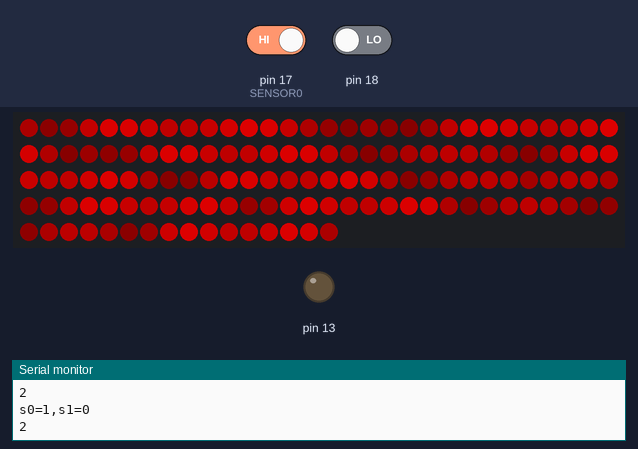
This sketch was run on a simulated Arduino Mega 2560, built with avr-gcc and run on an emulated ATmega2560. Parts: 136 RGB LEDs in strip order, left to right, continuing on the next row, output pins drawn as LEDs (lit = HIGH), the last lines printed to the serial monitor. The test bench sets the inputs (shaded band); at power-on: pin 18 LOW, pin 17 (SENSOR0) HIGH. Dim RGB values are drawn brighter than linear.

Above: at 1.7 s.
1.8 s: pin 18 driven HIGH
At 2.25 s:
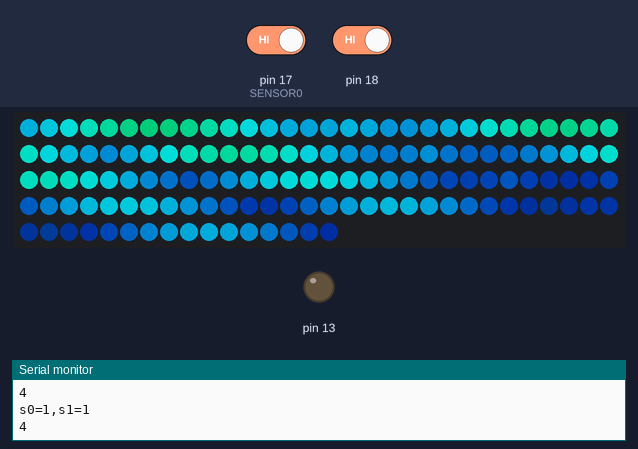
3.8 s: pin 17 (SENSOR0) driven LOW
5.5 s: pin 17 (SENSOR0) driven HIGH
At 5.95 s:
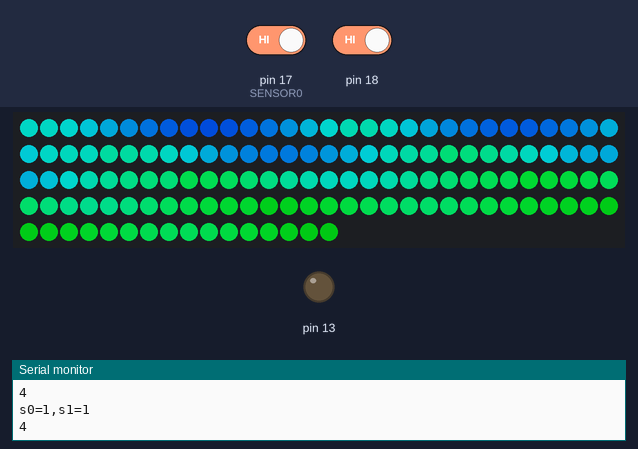
8.1 s: pin 18 driven LOW
9.8 s: pin 17 (SENSOR0) driven LOW
At 10.9 s:
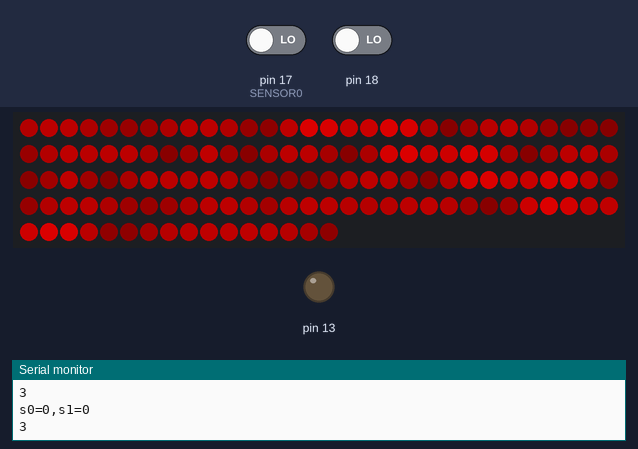
11.4 s: pin 18 driven HIGH
Timing chart, 0 to 13.9 s (numbered marks = the images above; inputs shaded):
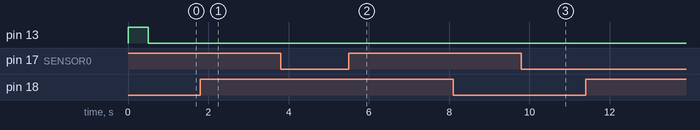

The sketch:

MonolithDemo.ino
```cpp
// This sketch can genereate Plasma to the SD card if pin 2 is held low
//Otherwise it will play from the SD card.

#include <Adafruit_NeoPixel.h>

float movement = 0;
float movementFactor = 0.093;

float brightness = 160;
float size = 10;
float worldWidth = 20;
float worldHeight = 40;
int ledFactor = 4; //add spacing to leds. higher = finer

int minShade = -112;
int maxShade = 112;
float shade = 0.1;
int circleLoc[2];
boolean circle = false;


//unsigned long generateFrames = 100000;

//LED STRIP
const int DATAPIN = 14;
//const int LEDCOUNT = 470;//vest
const int LEDCOUNT = 136;
//const int LEDCOUNT = 111;
Adafruit_NeoPixel strip = Adafruit_NeoPixel(LEDCOUNT, DATAPIN, NEO_GRB + NEO_KHZ800);


//Optimization Mathematics
float  sinShadePiRed, sinShadePiGreen, sinShadePiBlue = 0.0;
float cx = 20;
float cy = 10;
float dist = 0;
int r,g,b;
uint32_t col = 0;

int sensors[2];

class LED
{
public:
      int x;
      int y;
      LED(int _x, int _y)
      {
        x=_x;
        y=_y;
      }
 };


LED leds[LEDCOUNT] =
{
LED(0,0),LED(0,1),LED(0,2),LED(0,3),LED(0,4),LED(0,5),LED(0,6),LED(0,7),
LED(0,8),LED(0,9),LED(0,10),LED(0,11),LED(0,12),LED(0,13),LED(0,14),LED(0,15),
LED(0,16),LED(1,16),LED(1,15),LED(1,14),LED(1,13),LED(1,12),LED(1,11),LED(1,10),
LED(1,9),LED(1,8),LED(1,7),LED(1,6),LED(1,5),LED(1,4),LED(1,3),LED(1,2),LED(1,1),
LED(1,0),LED(2,0),LED(2,1),LED(2,2),LED(2,3),LED(2,4),LED(2,5),LED(2,6),LED(2,7),
LED(2,8),LED(2,9),LED(2,10),LED(2,11),LED(2,12),LED(2,13),LED(2,14),LED(2,15),LED(2,16),
LED(3,16),LED(3,15),LED(3,14),LED(3,13),LED(3,12),LED(3,11),LED(3,10),LED(3,9),
LED(3,8),LED(3,7),LED(3,6),LED(3,5),LED(3,4),LED(3,3),LED(3,2),LED(3,1),
LED(3,0),LED(4,0),LED(4,1),LED(4,2),LED(4,3),LED(4,4),LED(4,5),LED(4,6),
LED(4,7),LED(4,8),LED(4,9),LED(4,10),LED(4,11),LED(4,12),LED(4,13),LED(4,14),
LED(4,15),LED(4,16),LED(5,16),LED(5,15),LED(5,14),LED(5,13),LED(5,12),LED(5,11),
LED(5,10),LED(5,9),LED(5,8),LED(5,7),LED(5,6),LED(5,5),LED(5,4),LED(5,3),LED(5,2),
LED(5,1),LED(5,0),LED(6,0),LED(6,1),LED(6,2),LED(6,3),LED(6,4),LED(6,5),
LED(6,6),LED(6,7),LED(6,8),LED(6,9),LED(6,10),LED(6,11),LED(6,12),LED(6,13),
LED(6,14),LED(6,15),LED(6,16),LED(7,16),LED(7,15),LED(7,14),LED(7,13),LED(7,12),LED(7,11),LED(7,10),LED(7,9),LED(7,8),LED(7,7),LED(7,6),LED(7,5),LED(7,4),
LED(7,3),LED(7,2),LED(7,1),LED(7,0)
};

int SENSOR0 = 17;
int SENSOR1 = 23;

void setup()
{
  Serial.begin(115200);
  strip.begin();
  pinMode(13,OUTPUT);

  pinMode(SENSOR0,INPUT);
  pinMode(SENSOR1,INPUT);
  digitalWrite(SENSOR0, HIGH);
  digitalWrite(SENSOR1, HIGH);

  FlashLed(500);

}

void loop()
{
 ReadSensors();
 DecidePlasma();
 Plasma();
 FlashLed(1);
}

void DecidePlasma()
{

   if(sensors[0] == LOW && sensors[1] == HIGH)
  {
    Serial.println("1");
    circleLoc[0] = worldWidth;
    circleLoc[1] = worldHeight;
    circle = true;

  }
  else  if(sensors[0] == HIGH && sensors[1] == LOW)
  {
    Serial.println("2");
    circleLoc[0] = worldWidth*2;
    circleLoc[1] = worldHeight*2;
    circle = true;
  }
  else if(sensors[0] == LOW && sensors[1] == LOW)
  {
    Serial.println("3");
    circleLoc[0] = worldWidth/2;
    circleLoc[1] = worldHeight/2;
    circle = true;
  }
  else
  {
    Serial.println("4");
    circle = false;
  }

}

void Plasma()
{

  for(int i = 0; i<LEDCOUNT; i++)
  {
    //get the xy co-ordinates and spread out by factor.
    LED c = leds[i];
    c.x*=ledFactor;
    c.y*=ledFactor;

    if(circle)
    {
      shade = SinCircleHover(c.x,c.y, size);
    }
    else
    {
    shade = (SinVerticle(c.x,c.y,size) //42ms
             + SinRotating(c.x,c.y,size)  //91ms
             + SinCircle(c.x,c.y, size))/3; //120ms
             //250ms
    }

    //Optimization Mathematics
    sinShadePiRed = sin(shade*PI)*100; //21ms
    //sinShadePiGreen = sin(shade*PI+2)*100; //36ms
   // sinShadePiBlue = sin(shade*PI+4)*100; //42ms


 if(circle)
 {

    //g = map( sinShadePiGreen, minShade, maxShade, 0, brightness);//2ms
    r = map( sinShadePiRed, minShade, maxShade, 0, brightness);//2ms
     g = 0;
     b=0;
 }
 else
 {
    //r = map( sinShadePiRed, minShade, maxShade, 0, brightness);//2ms
  r=0;
    //r = map( sin(shade*PI)*100, minShade, maxShade, 0, brightness);
    g = map( sin(shade*PI+2*PI*sin(movement/23))*100, minShade, maxShade, 0, brightness);
    b = map( sin(shade*PI+4*PI*sin(movement/20))*100, minShade, maxShade, 0, brightness);
  }

    strip.setPixelColor(i,Color(r,g,b));//0.5ms


    }

    movement+=movementFactor;
    strip.show();

    //self correct mapping values to use maximum led resolution
    //if(sinShadePiRed < minShade) minShade = sinShadePiRed;
    //if(sinShadePiRed > maxShade) maxShade = sinShadePiRed;

    //Serial.println(minShade);
    //show the last frame/pixel
    /*
    Serial.print("Shade="); Serial.println(shade);
    Serial.print("r="); Serial.print(r); Serial.print("From="); Serial.println(sinShadePiRed);
    Serial.print("g="); Serial.print(g); Serial.print("From="); Serial.println(sinShadePiGreen);
    Serial.print("b="); Serial.print(b); Serial.print("From="); Serial.println(sinShadePiBlue);
    Serial.println();
    */
    //Serial.println(millis());
}

float SinVerticle(float x, float y, float s)
{
  return sin(x / s + movement);
}

float SinRotating(float x, float y, float s)
{
  return sin(  (x * sin(movement/33 ) + y * cos(movement/22) )  /size) ;
}

float SinCircle(float x, float y, float s)
{
  cx = worldWidth * sin(movement/10)*ledFactor;
  cy = worldHeight * cos(movement/10)*ledFactor;

  dist = sqrt(sq(cy-y) + sq(cx-x));
  return sin((dist/s ) + movement );
}

float SinCircleHover(float x, float y, float s)
{
  cx = circleLoc[0];
  cy = circleLoc[1];

  dist = sqrt(sq(cy-y) + sq(cx-x));
  return sin((dist/s ) + movement );
}

// Create a 24 bit color value from R,G,B
uint32_t Color(byte r, byte g, byte b)
{
  uint32_t c;
  c = r;
  c <<= 8;
  c |= g;
  c <<= 8;
  c |= b;
  return c;
}

void ReadSensors()
{
  sensors[0] = digitalRead(17);
  sensors[1] = digitalRead(18);

    Serial.print("s0="); Serial.print(sensors[0]);
  Serial.print(",s1="); Serial.println(sensors[1]);

}

void FlashLed(int wait)
{
      digitalWrite(13, HIGH);
      delay(wait);
      digitalWrite(13, LOW);
}
```

LED.ino
```cpp
////each line is a vertical on the vest
//LED leds[LEDCOUNT] =
//{
// //Front Right
// LED(0,1), LED(0, 2), LED(0,3), LED(0,4), LED(0,5), LED(0,6), LED(0,7), LED(0,8), LED(0,9), LED(0,10), //9
// LED(1, 13),LED(1,12),LED(1,11),LED(1,10),LED(1,9),LED(1,8),LED(1,7),LED(1,6),LED(1,5),LED(1,4),LED(1,3),LED(1,2),LED(1,1),LED(1,0), //14
// LED(2,0),LED(2,1), LED(2, 2), LED(2,3), LED(2,4), LED(2,5), LED(2,6), LED(2,7), LED(2,8), LED(2,9), LED(2,10),LED(2,11),LED(2,12),LED(2,13),LED(2,14),LED(2,15),//16
//
// LED(3, 17),LED(3, 16),LED(3, 15),LED(3, 14),LED(3, 13),LED(3,12),LED(3,11),LED(3,10),LED(3,9),LED(3,8),LED(3,7),LED(3,6),LED(3,5),LED(3,4),LED(3,3),LED(3,2),LED(3,1),LED(3,0),//18
// LED(4,0),LED(4,1), LED(4, 2), LED(4,3), LED(4,4), LED(4,5), LED(4,6), LED(4,7), LED(4,8), LED(4,9), LED(4,10),LED(4,11),LED(4,12),LED(4,13),LED(4,14),LED(4,15),LED(4,16),LED(4,17),//18
// LED(5, 17),LED(5, 16),LED(5, 15),LED(5, 14),LED(5, 13),LED(5,12),LED(5,11),LED(5,10),LED(5,9),LED(5,8),LED(5,7),LED(5,6),LED(5,5),LED(5,4),LED(5,3),LED(5,2),LED(5,1),LED(5,0),//18
// LED(6,1), LED(6, 2), LED(6,3), LED(6,4), LED(6,5), LED(6,6), LED(6,7), LED(6,8), LED(6,9), //9
// LED(7,8),LED(7,7),LED(7,6),LED(7,5),LED(7,4),LED(7,3),LED(7,2),LED(7,1),//8
//
// //BACK
// LED(8,1), LED(8, 2), LED(8,3), LED(8,4), LED(8,5), LED(8,6), LED(8,7), LED(8,8),
// LED(9,9),LED(9,8),LED(9,7),LED(9,6),LED(9,5),LED(9,4),LED(9,3),LED(9,2),LED(9,1),
// LED(10,1), LED(10, 2), LED(10,3), LED(10,4), LED(10,5), LED(10,6), LED(10,7), LED(10,8), LED(10,9),LED(10,10),LED(10,11),
//
// LED(11, 18), LED(11, 17),LED(11, 16),LED(11, 15),LED(11, 14),LED(11, 13),LED(11,12),LED(11,11),LED(11,10),LED(11,9),LED(11,8),LED(11,7),LED(11,6),LED(11,5),LED(11,4),LED(11,3),LED(11,2),LED(11,1),
// LED(12,1), LED(12, 2), LED(12,3), LED(12,4), LED(12,5), LED(12,6), LED(12,7), LED(12,8), LED(12,9),LED(12,10),LED(12,11),LED(12,12), LED(12,13), LED(12,14), LED(12,15),LED(12,16),LED(12,17),LED(12,18),
// LED(13, 18),LED(13, 17),LED(13, 16),LED(13, 15),LED(13, 14),LED(13, 13),LED(13,12),LED(13,11),LED(13,10),LED(13,9),LED(13,8),LED(13,7),LED(13,6),LED(13,5),LED(13,4),LED(13,3),LED(13,2),LED(13,1),
//
// LED(14,1), LED(14, 2), LED(14,3), LED(14,4), LED(14,5), LED(14,6), LED(14,7), LED(14,8), LED(14,9),LED(14,10),LED(14,11),LED(14,12), LED(14,13), LED(14,14), LED(14,15),LED(14,16),LED(14,17),
// LED(15, 17),LED(15, 16),LED(15, 15),LED(15, 14),LED(15, 13),LED(15,12),LED(15,11),LED(15,10),LED(15,9),LED(15,8),LED(15,7),LED(15,6),LED(15,5),LED(15,4),LED(15,3),LED(15,2),LED(15,1),
// LED(16,1), LED(16, 2), LED(16,3), LED(16,4), LED(16,5), LED(16,6), LED(16,7), LED(16,8), LED(16,9),LED(16,10),LED(16,11),LED(16,12), LED(16,13), LED(16,14), LED(16,15),LED(16,16),LED(16,17),
// LED(17, 17),LED(17, 16),LED(17, 15),LED(17, 14),LED(17, 13),LED(17,12),LED(17,11),LED(17,10),LED(17,9),LED(17,8),LED(17,7),LED(17,6),LED(17,5),LED(17,4),LED(17,3),LED(17,2),LED(17,1),
// LED(18,1), LED(18, 2), LED(18,3), LED(18,4), LED(18,5), LED(18,6), LED(18,7), LED(18,8), LED(18,9),LED(18,10),LED(18,11),LED(18,12), LED(18,13), LED(18,14), LED(18,15),LED(18,16),LED(18,17),
//
// LED(19, 18), LED(19, 17),LED(19, 16),LED(19, 15),LED(19, 14),LED(19, 13),LED(19,12),LED(19,11),LED(19,10),LED(19,9),LED(19,8),LED(19,7),LED(19,6),LED(19,5),LED(19,4),LED(19,3),LED(19,2),LED(19,1),
// LED(20,1), LED(20, 2), LED(20,3), LED(20,4), LED(20,5), LED(20,6), LED(20,7), LED(20,8), LED(20,9),LED(20,10),LED(20,11),LED(20,12), LED(20,13), LED(20,14), LED(20,15),LED(20,16),LED(20,17),LED(20,18),
// LED(21, 18),LED(21, 17),LED(21, 16),LED(21, 15),LED(21, 14),LED(21, 13),LED(21,12),LED(21,11),LED(21,10),LED(21,9),LED(21,8),LED(21,7),LED(21,6),LED(21,5),LED(21,4),LED(21,3),LED(21,2),LED(21,1),
//
// LED(22,1), LED(22, 2), LED(22,3), LED(22,4), LED(22,5), LED(22,6), LED(22,7), LED(22,8), LED(22,9),LED(22,10),
// LED(23,9),LED(23,8),LED(23,7),LED(23,6),LED(23,5),LED(23,4),LED(23,3),LED(23,2),LED(23,1),
// LED(24,1), LED(24, 2), LED(24,3), LED(24,4), LED(24,5), LED(24,6), LED(24,7), LED(24,8),
//
// //Front Left
// LED(25,8),LED(25,7),LED(25,6),LED(25,5),LED(25,4),LED(25,3),LED(25,2),LED(25,1),
// LED(26,1), LED(26, 2), LED(26,3), LED(26,4), LED(26,5), LED(26,6), LED(26,7), LED(26,8), LED(26,9), //9
// LED(27, 17),LED(27, 16),LED(27, 15),LED(27, 14),LED(27, 13),LED(27,12),LED(27,11),LED(27,10),LED(27,9),LED(27,8),LED(27,7),LED(27,6),LED(27,5),LED(27,4),LED(27,3),LED(27,2),LED(27,1),LED(27,0), //18
// LED(28,0),LED(28,1), LED(28, 2), LED(28,3), LED(28,4), LED(28,5), LED(28,6), LED(28,7), LED(28,8), LED(28,9), LED(28,10),LED(28,11),LED(28,12),LED(28,13),LED(28,14),LED(28,15),LED(28,16),LED(28,17), //18
// LED(29, 17),LED(29, 16),LED(29, 15),LED(29, 14),LED(29, 13),LED(29,12),LED(29,11),LED(29,10),LED(29,9),LED(29,8),LED(29,7),LED(29,6),LED(29,5),LED(29,4),LED(29,3),LED(29,2),LED(29,1),LED(29,0),//18
// LED(30,0),LED(30,1), LED(30, 2), LED(30,3), LED(30,4), LED(30,5), LED(30,6), LED(30,7), LED(30,8), LED(30,9), LED(30,10),LED(30,11),LED(30,12),LED(30,13),LED(30,14),LED(30,15), //16
// LED(31, 13),LED(31,12),LED(31,11),LED(31,10),LED(31,9),LED(31,8),LED(31,7),LED(31,6),LED(31,5),LED(31,4),LED(31,3),LED(31,2),LED(31,1),LED(31,0),//14
// LED(32,1), LED(32, 2), LED(32,3), LED(32,4), LED(32,5), LED(32,6), LED(32,7), LED(32,8), LED(32,9), LED(32,10) //9
//
//};
```

Measured:
- after the input at 1.8 s, pin 13: stays LOW (without the input it goes to HIGH after 2.0 s)
